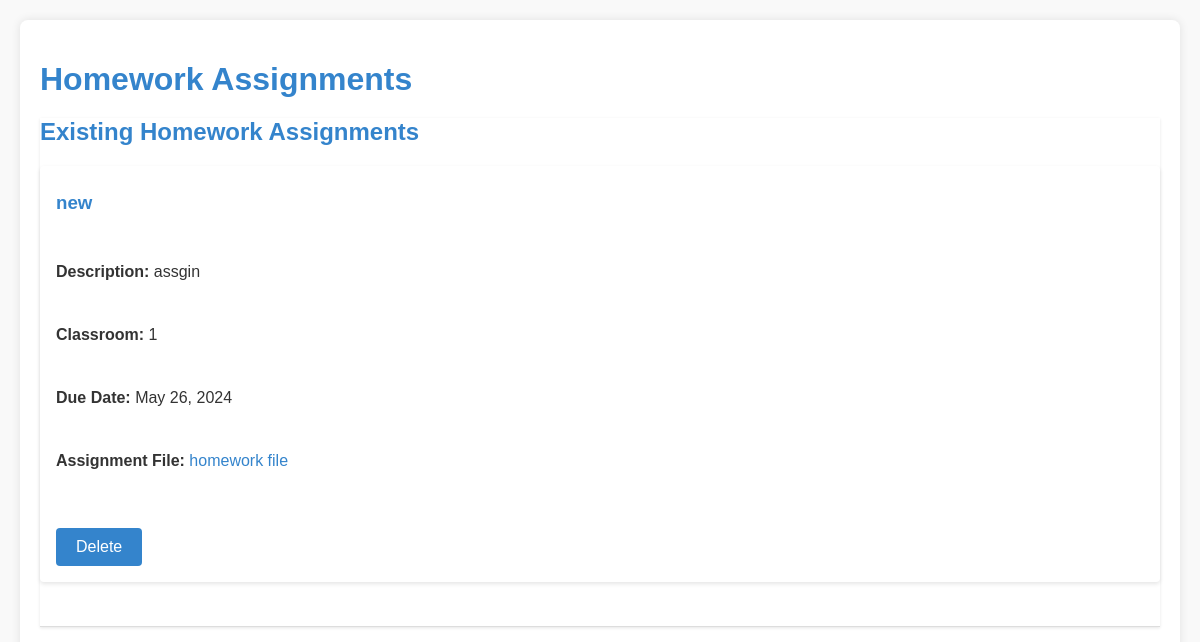
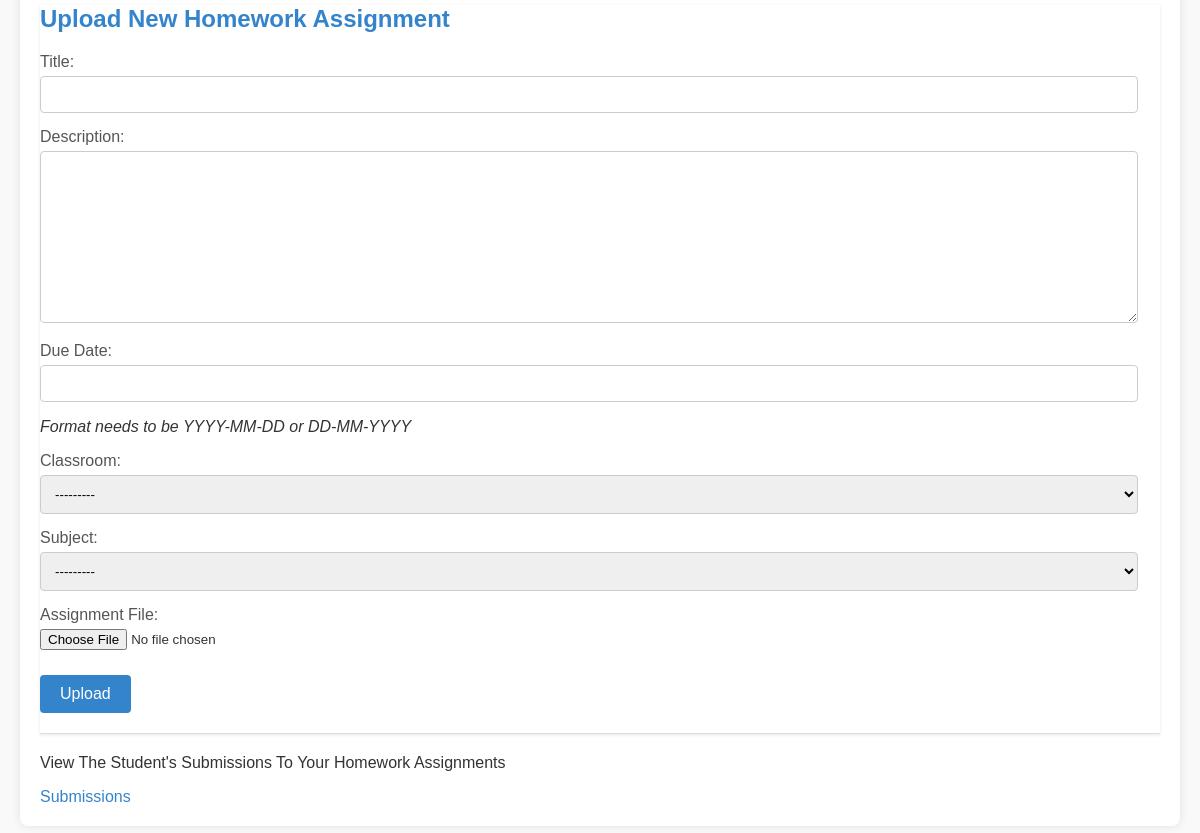
/homework_assignment/ (signed in), run on an earlier commit of the app's database (2 pictures, top to bottom).
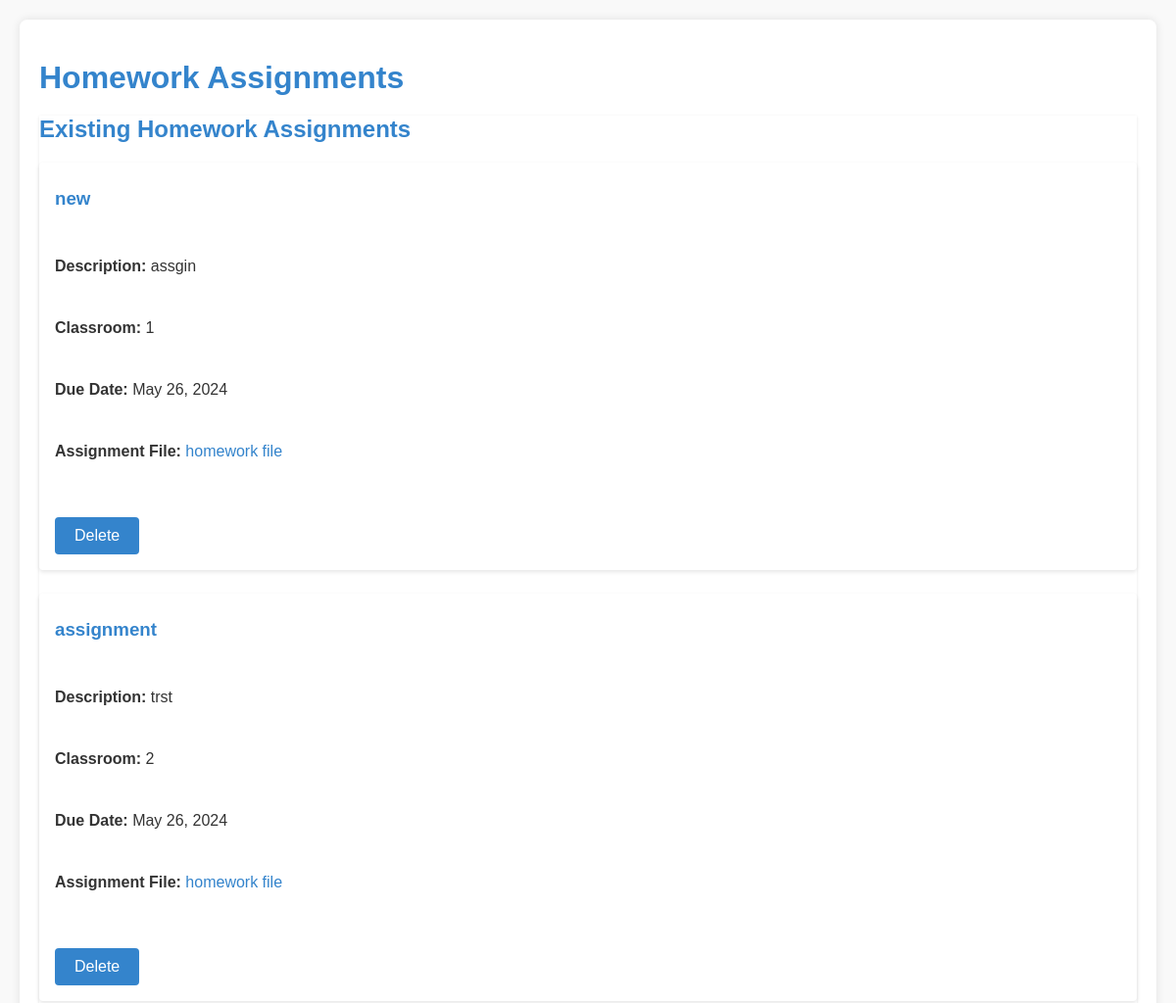
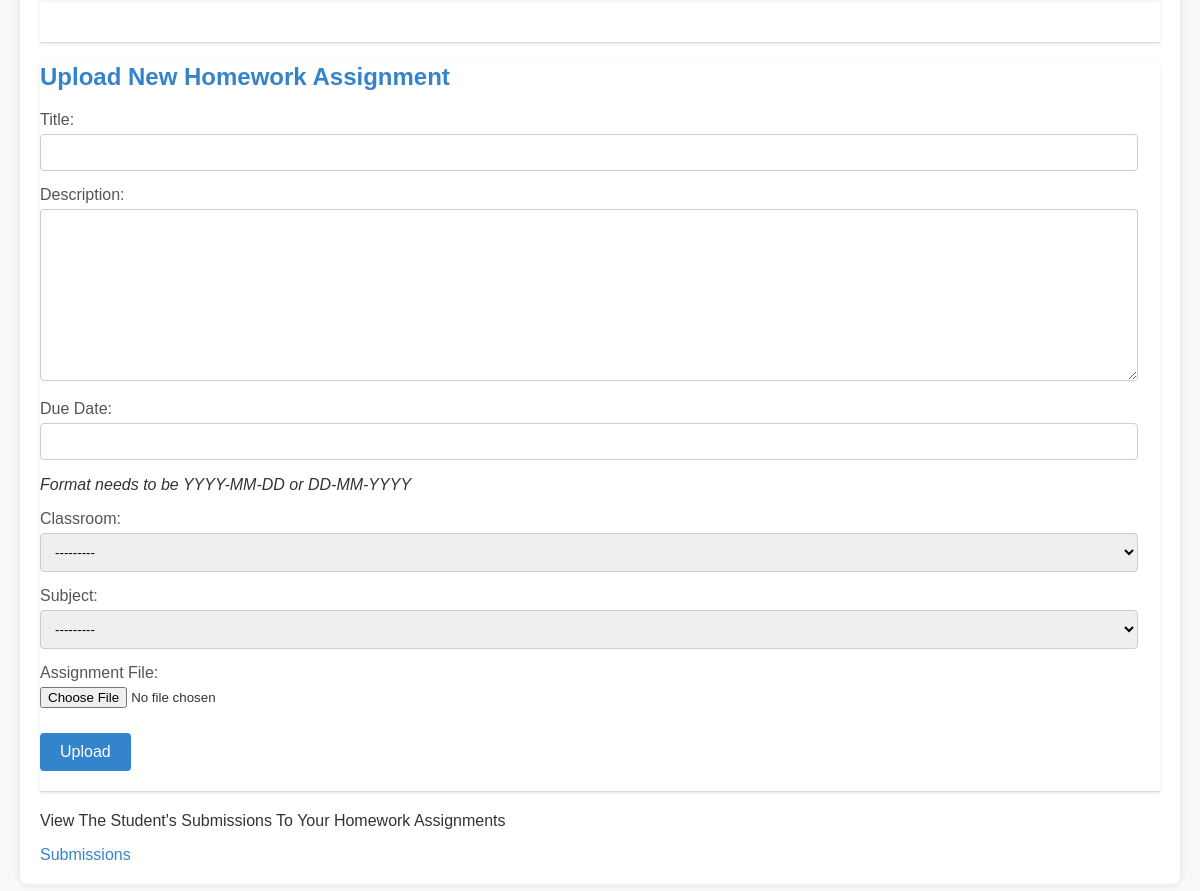
And on a later commit of the database (2 pictures, top to bottom).
### core/models.py (models this page shows, shortened)
class HomeworkAssignment(models.Model):
    title = models.CharField(max_length=255)
    description = models.TextField()
    due_date = models.DateField()
    subject = models.ForeignKey(Subject, on_delete=models.CASCADE, related_name='homeworks')
    teacher = models.ForeignKey(Teacher, on_delete=models.CASCADE, related_name='homeworks')
    assignment_file= models.FileField(upload_to='homeworks_assignments/', null=True, blank=True)
    classroom= models.ForeignKey(Classroom, on_delete=models.CASCADE, related_name='homeworks', null=True)
    class Meta:
        verbose_name = 'Homework'

class Classroom(models.Model):
    name = models.CharField(max_length=255)
    level = models.CharField(max_length=2, choices=LEVEL_CHOICES)
    teachers=models.ManyToManyField(Teacher, related_name='classrooms', blank=True)
    school_year=models.CharField(max_length=9,null=True)
    subjects = models.ManyToManyField(Subject, related_name='classrooms', blank=True)
    calendar = models.ForeignKey(Calendars, on_delete=models.CASCADE, related_name='calendar', null=True, blank=True)
    def __str__(self):
        return self.name

### core/decorators.py (the view)
        def wrapper_func(request, *args, **kwargs):
            if request.user.groups.exists():
                user_groups = request.user.groups.all()
                logging.info(f"User's groups: {[group.name for group in user_groups]}")
                logging.info(f"Allowed roles: {allowed_roles}")
                for group in user_groups:
                    if group.name in allowed_roles:
                        return view_func(request, *args, **kwargs)
            context = {
                'user': request.user
            }
            return render(request, 'core/403.html', context)

### core/forms.py
class HomeworkAssignmentForm(forms.ModelForm):
    due_date = forms.DateField(input_formats=['%d-%m-%Y', '%Y-%m-%d'])
    class Meta:
        model = HomeworkAssignment
        fields = '__all__'
        exclude = ['teacher']

### core/models.py (called while the page is built)
    def __str__(self):
        return self.name

### core/templates/core/teacher/teacher_homework.html (shortened to what this page needs)
{% load static %}
<!DOCTYPE html>
<html lang="en">
<head>
    <link rel="stylesheet" type="text/css" href="{% static 'css/homework.css' %}">
</head>
<body>
    <div class="content">
        <h1>Homework Assignments</h1>
        <div class="section">
            <h2>Existing Homework Assignments</h2>
            {% for homework_assignment in homework_assignments %}
                <div class="homework-card">
                    <h3>{{ homework_assignment.title }}</h3>
                    <p><strong>Description:</strong> {{ homework_assignment.description }}</p>
                    <p><strong>Classroom:</strong> {{ homework_assignment.classroom }}</p>
                    <p><strong>Due Date:</strong> {{ homework_assignment.due_date }}</p>
                    {% if homework_assignment.assignment_file %}
                    <p><strong>Assignment File:</strong> <a href="{{ homework_assignment.assignment_file.url }}">homework file</a></p>
                    {% endif %}
                    <form method="POST" action="{% url 'homework_assignment' %}">
                        <input type="submit" value="Delete">
                    </form>
                </div>
            {% empty %}
                <p>No homework assignments found.</p>
            {% endfor %}
        </div>
        <div class="section">
            <h2>Upload New Homework Assignment</h2>
            <form method="post" enctype="multipart/form-data">
                <div>
                    <label for="id_title">Title:</label>
                    {{ form.title }}
                </div>
                <div>
                    <label for="id_description">Description:</label>
                    {{ form.description }}
                </div>
                <div>
                    <label for="id_due_date">Due Date:</label>
                    {{ form.due_date }}
                    <p><em>Format needs to be YYYY-MM-DD or DD-MM-YYYY</em></p>
                </div>
                <div>
                    <label for="id_classroom">Classroom:</label>
                    {{ form.classroom }}
                </div>
                <div>
                    <label for="id_subject">Subject:</label>
                    {{ form.subject }}
                </div>
                <div>
                    <label for="id_assignment_file">Assignment File:</label>
                    {{ form.assignment_file }}
                </div>
                <button type="submit">Upload</button>
            </form>
        </div>
        <p>View The Student's Submissions To Your Homework Assignments</p>
        <a href="{% url 'view_submissions' %}">Submissions</a>
    </div>
</body>
</html>

### core/static/css/homework.css (style rules this page uses)
body { font-family: Arial, sans-serif; background-color: #f9f9f9; color: #333; margin: 0; padding: 20px; }
.content { max-width: 1200px; margin: 0 auto; padding: 20px; background-color: #ffffff; box-shadow: 0 0 10px rgba(0, 0, 0, 0.1); border-radius: 8px; }
h1, h2, h3 { color: #3484cc; margin-bottom: 20px; }
h3 { margin-top: 10px; }
.section { border-bottom: 1px solid #ddd; padding-bottom: 20px; margin-bottom: 20px; box-shadow: 0 1px 3px rgba(0, 0, 0, 0.1); }
form { margin-top: 20px; }
form div { margin-bottom: 15px; }
label { display: block; margin-bottom: 5px; color: #555; }
input[type="text"], input[type="date"], select, textarea { width: calc(100% - 22px); padding: 10px; border: 1px solid #ccc; border-radius: 4px; box-sizing: border-box; }
button, input[type="submit"] { background-color: #3484cc; color: #fff; padding: 10px 20px; border: none; border-radius: 4px; cursor: pointer; transition: transform 0.3s, box-shadow 0.3s; font-size: 16px; margin-top: 10px; }
a { color: #3484cc; text-decoration: none; }
.homework-card { background-color: #fff; padding: 1em; margin-bottom: 1.5em; border-radius: 0.25em; box-shadow: 0 2px 4px rgba(0, 0, 0, 0.1); width: auto; max-width: 100%; min-height: 24em; min-width: 18em; display: flex; flex-direction: column; justify-content: space-between; word-wrap: break-word; overflow-wrap: break-word; word-break: break-all; }

What changed in the data, as far as the page shows it:
added HomeworkAssignment: title "assignment", description "trst", classroom "2", due_date "May 26, 2024"
